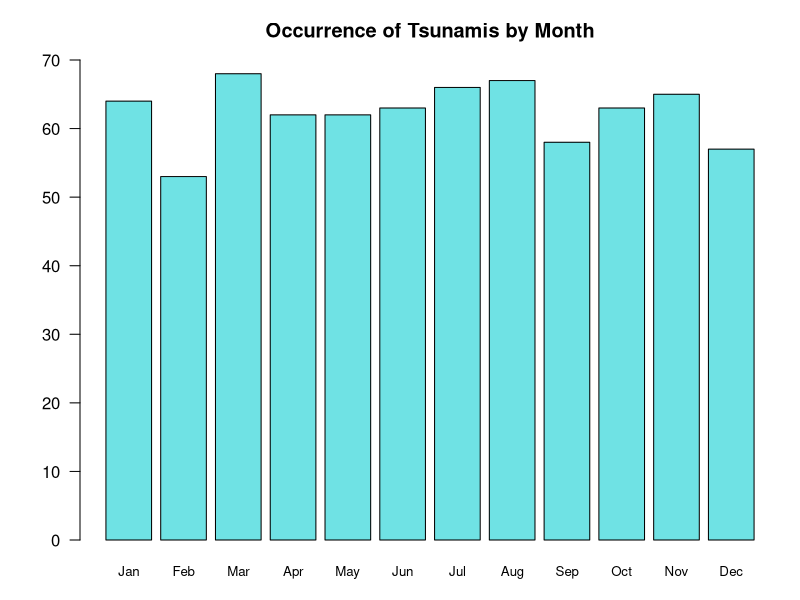
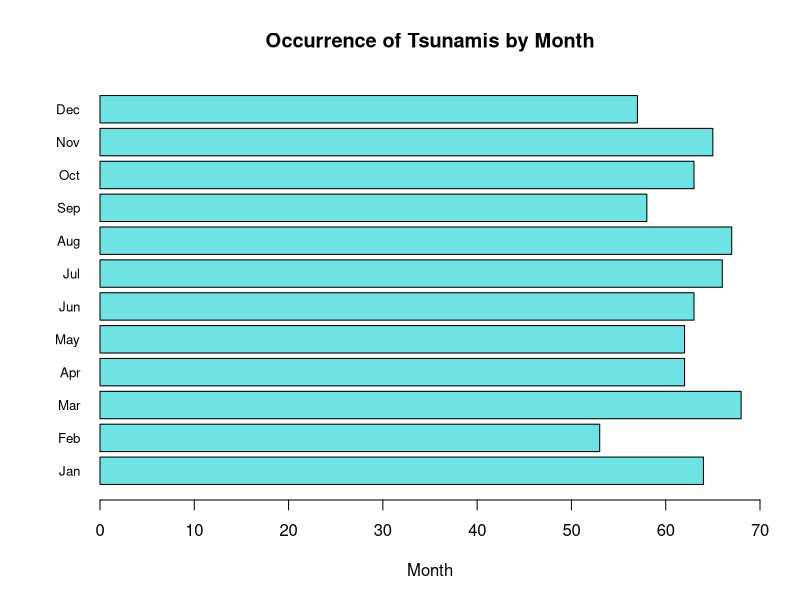
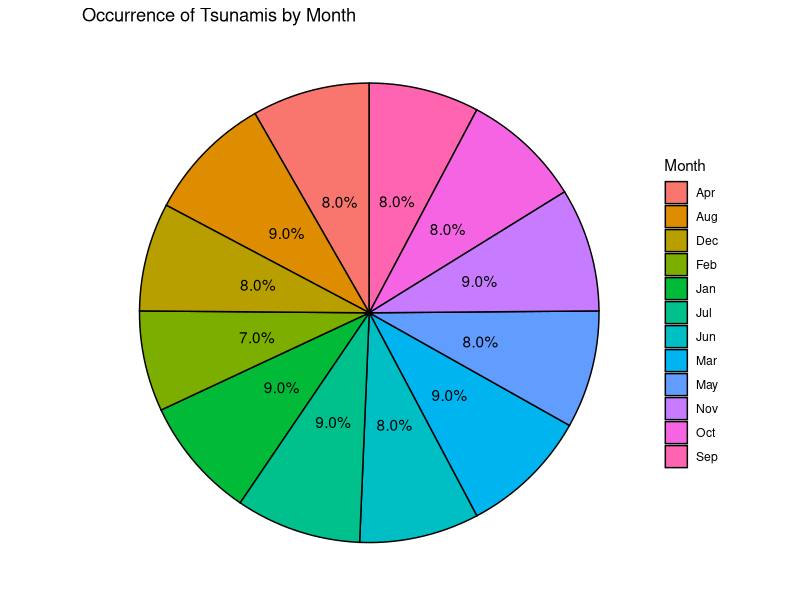
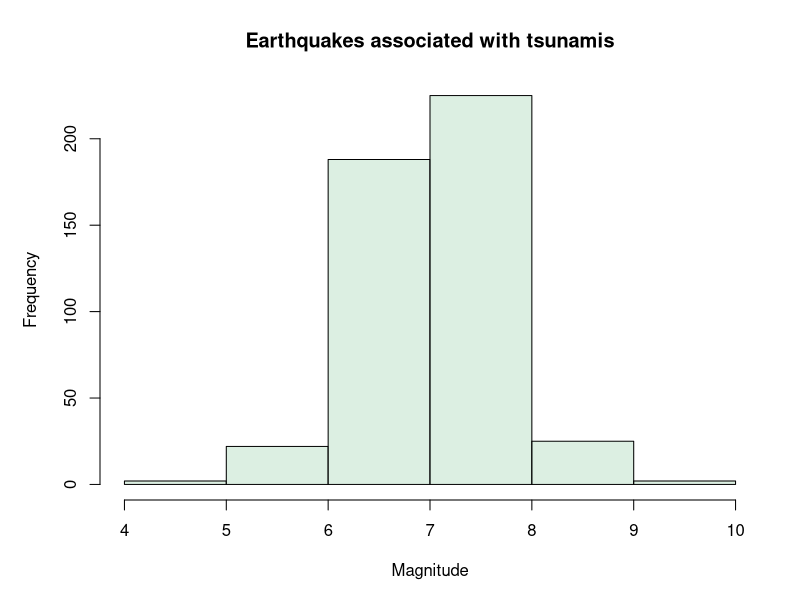
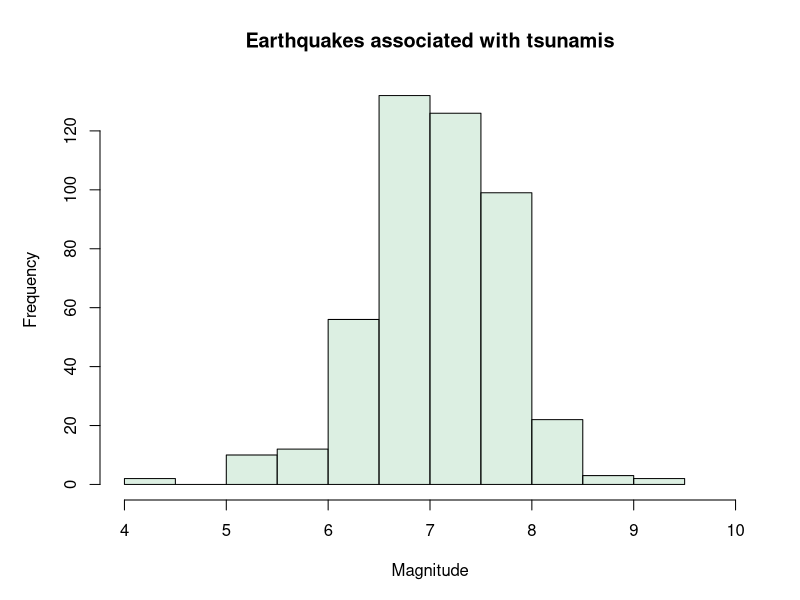
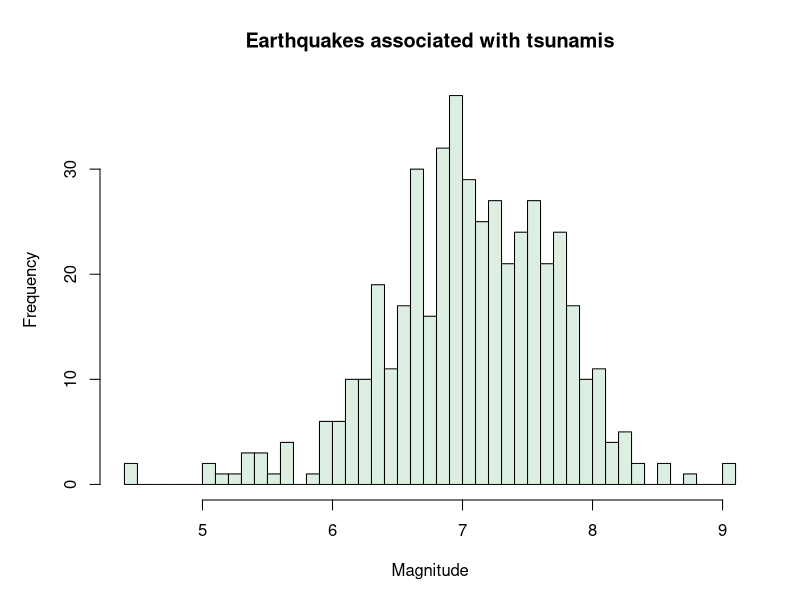
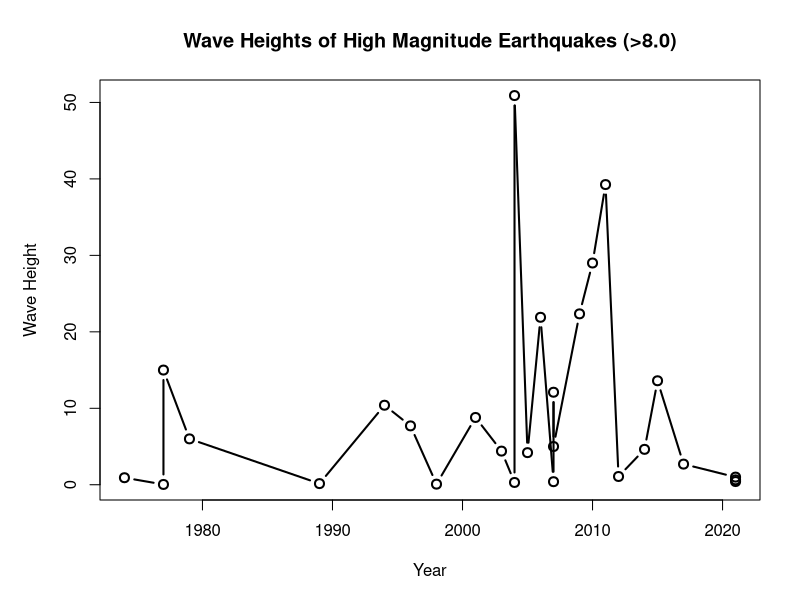

Source code (R) for these figures, in order:
## ---- chunk 1
tsunami=read.table('data/tsunami.tsv',T,'\t')
tsunami=tsunami[-1,]
tsunami=tsunami[,-1]
raw_tsunami=tsunami
tsunami=data.frame(year=tsunami$Year,
                   month=tsunami$Mo,
                   country=tsunami$Country,
                   lat=tsunami$Latitude,
                   long=tsunami$Longitude,
                   valid=tsunami$Tsunami.Event.Validity,
                   cause=tsunami$Tsunami.Cause.Code,
                   magnitude=tsunami$Earthquake.Magnitude,
                   wave_height=tsunami$Maximum.Water.Height..m.)
og_tsunami=na.omit(tsunami)
tsunami=subset(tsunami,tsunami$valid>2 & tsunami$cause==1)
tsunami=na.omit(tsunami)
extreme=subset(tsunami,tsunami$magnitude>8)
## ---- chunk 2
Mo_tsunami=as.data.frame(table(raw_tsunami$Mo))
Mo_tsunami$Var1=c("Jan","Feb","Mar","Apr","May","Jun","Jul","Aug","Sep","Oct","Nov","Dec")
par(mar = c(3, 4, 3, 1))
barplot(Mo_tsunami$Freq,
        names.arg = Mo_tsunami$Var1,
        las = 1,
        cex.names = 0.8,
        col = "#00CBD090",
        ylim=c(0,70),
        main = "Occurrence of Tsunamis by Month",
        xlab = "Month")
## ---- chunk 3
par(mar = c(5, 5, 4, 2))
barplot(Mo_tsunami$Freq,
        names.arg = Mo_tsunami$Var1,
        horiz = T,
        las = 1,
        cex.names = 0.8,
        col = "#00CBD090",
        xlim=c(0,70),
        main = "Occurrence of Tsunamis by Month",
        xlab = "Month")
## ---- chunk 4
library(scales)
library(ggplot2)
tab_lev=Mo_tsunami
tab_lev$Relative_Frequency=round(tab_lev$Freq/sum(tab_lev$Freq),digits=2)
ggplot(data=tab_lev, aes(x="", y=Freq, fill=Var1)) +
  geom_bar(stat="identity",width=1,color="black") +
  labs(x="Month", y="Frequency", title="Occurrence of Tsunamis by Month", fill="Month") +
  geom_text(aes(label = percent(Relative_Frequency)),
            position = position_stack(vjust = 0.5)) +
  coord_polar("y",start=0) + theme_void()
## ---- chunk 5
hist(tsunami$magnitude,breaks=6,xlim=c(4,10),col="#C1E2CC90",xlab="Magnitude",main="Earthquakes associated with tsunamis")
## ---- chunk 6
hist(tsunami$magnitude,breaks=10,xlim=c(4,10),col="#C1E2CC90",xlab="Magnitude",main="Earthquakes associated with tsunamis")
## ---- chunk 7
hist(tsunami$magnitude,breaks=60,col="#C1E2CC90",xlab="Magnitude",main="Earthquakes associated with tsunamis")
## ---- chunk 8
seven=subset(tsunami,tsunami$magnitude>8)
plot(seven$year,seven$wave_height,type="b",cex=1.2,lwd=2,xlab="Year",ylab="Wave Height",main="Wave Heights of High Magnitude Earthquakes (>8.0)")
